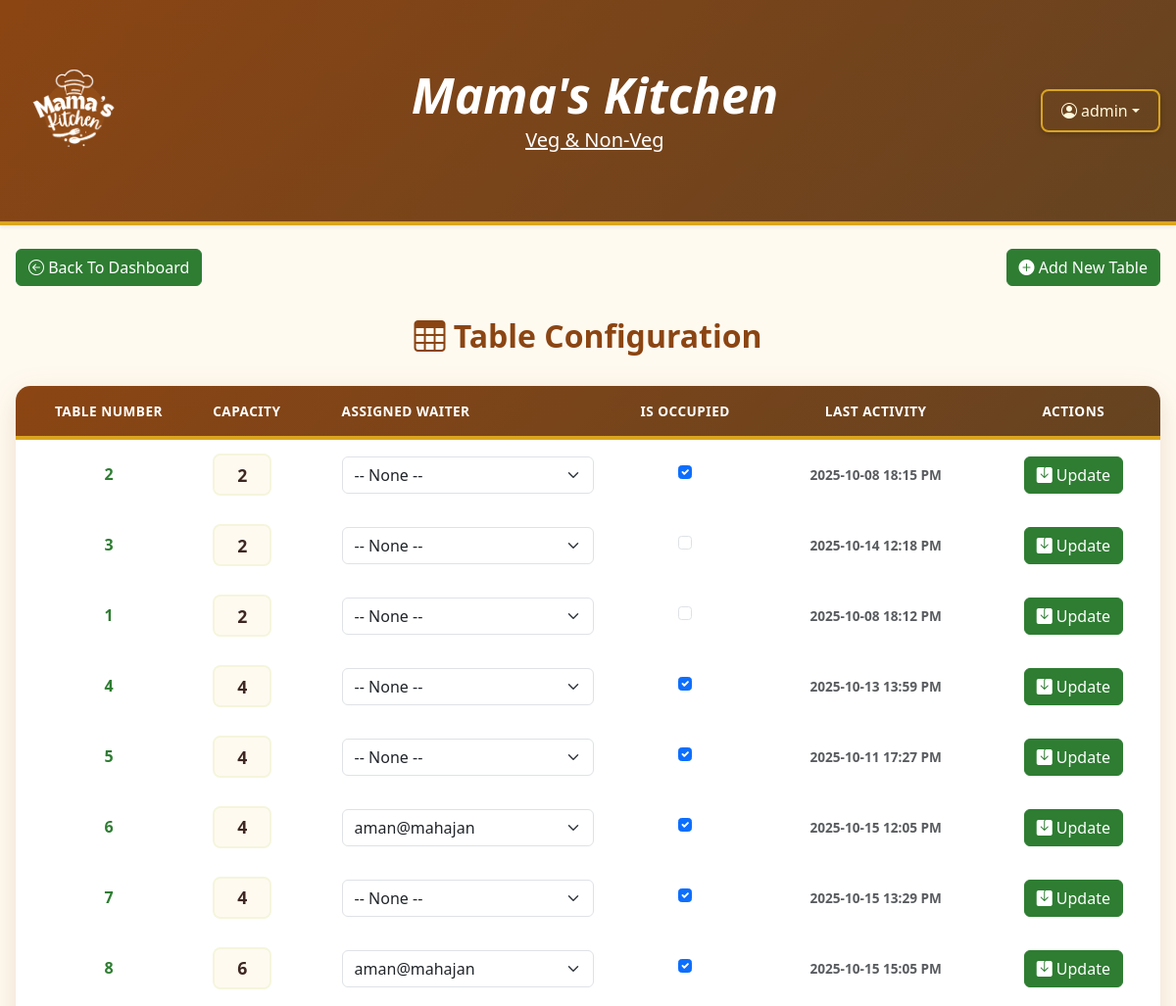
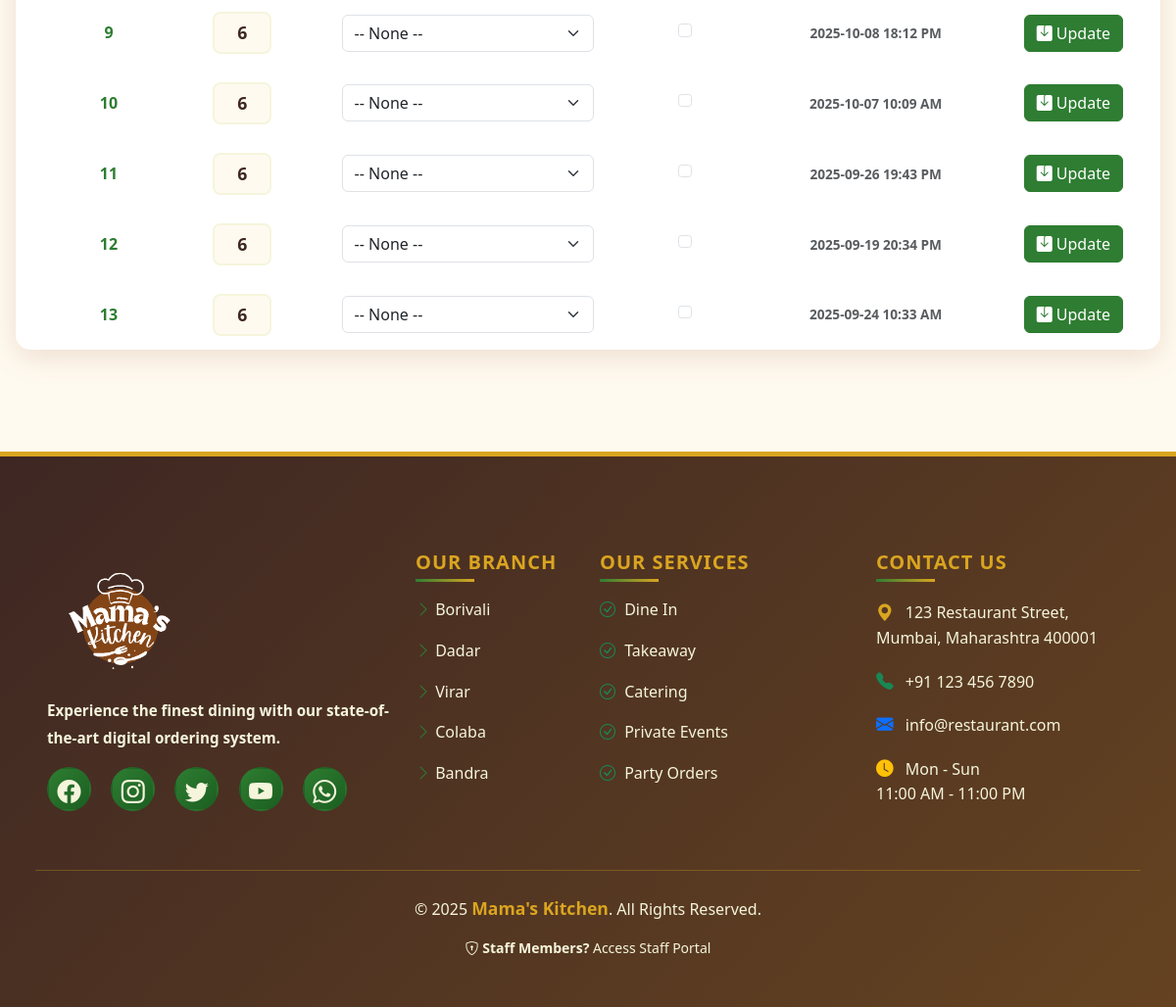
The page /adminpanel/tables/ (signed in) on the database its author committed (2 pictures, top to bottom).
### common/models.py (models this page shows, shortened)
class Table(models.Model):
    number = models.IntegerField(unique=True)
    capacity = models.IntegerField()
    is_occupied = models.BooleanField(default=False)
    assigned_waiter = models.ForeignKey('Staff', null=True, blank=True, on_delete=models.SET_NULL)
    last_activity = models.DateTimeField(auto_now=True)

class Staff(models.Model):
    ROLE_CHOICES = (
        ('waiter', 'Waiter'),
        ('cashier', 'Cashier'),
        ('manager', 'Manager'),
        ('admin', 'Admin'),
    )
    user = models.OneToOneField(User, on_delete=models.CASCADE, null=True, blank=True)
    role = models.CharField(max_length=10, choices=ROLE_CHOICES)

### adminpanel/views.py (the view, shortened to what this page needs)
# urls.py: path('tables/', views.table_config, name='table_config'),
@login_required
def table_config(request):
    tables = Table.objects.all()
    waiters = Staff.objects.filter(role='waiter')
    return render(request, 'adminpanel/table_config.html', {
        'tables': tables,
        'waiters': waiters,
    })

### templates/adminpanel/table_config.html (shortened to what this page needs)
{% extends "base.html" %}
{% load static %}
{% block content %}
<div class="container-fluid py-4">
  <div class="d-flex justify-content-between align-items-center mb-3">
    <a href="{% url 'admin_dashboard' %}" class="btn btn-success">
      <i class="bi bi-arrow-left-circle"></i> Back To Dashboard
    </a>
    <a href="{% url 'add_table' %}" class="btn btn-success">
      <i class="bi bi-plus-circle-fill"></i> Add New Table
    </a>
  </div>
  <div class="text-center">
    <h3 class="mb-4"><i class="bi bi-table"></i> Table Configuration</h3>
  </div>
    <table class="admin-table">
      <thead class="">
        <tr>
          <th>Table Number</th>
          <th>Capacity</th>
          <th>Assigned Waiter</th>
          <th>Is Occupied</th>
          <th>Last Activity</th>
          <th>Actions</th>
        </tr>
      </thead>
      <tbody>
        {% for table in tables %}
        <tr>
          <form method="post">
            <td class="text-center fw-bold">{{ table.number }}</td>
            <td>
              <input type="number" name="capacity" value="{{ table.capacity }}" class="form-control" min="1" required>
            </td>
            <td>
              <select name="waiter_id" class="form-select">
                <option value="">-- None --</option>
                {% for waiter in waiters %}
                <option value="{{ waiter.id }}" {% if table.assigned_waiter == waiter %}selected{% endif %}>
                  {{ waiter.user.get_full_name|default:waiter.user.username }}
                </option>
                {% endfor %}
              </select>
            </td>
            <td class="text-center">
              <div class="form-check d-flex justify-content-center">
                <input type="checkbox" class="form-check-input" name="is_occupied" {% if table.is_occupied %}checked{% endif %}>
              </div>
            </td>
            <td class="text-center text-muted small"><b>
                {{ table.last_activity|date:"Y-m-d H:i A" }}</b>
            </td>
            <td class="text-center">
              <button type="submit" class="btn btn-success">
                <i class="bi bi-save-fill"></i> Update
              </button>
            </td>
          </form>
        </tr>
        {% endfor %}
      </tbody>
    </table>
</div>
{% endblock %}

### templates/base.html (shortened to what this page needs)
{% load static %}
<!DOCTYPE html>
<html lang="en">
<head>
    <link href="https://cdn.jsdelivr.net/npm/bootstrap@5.3.8/dist/css/bootstrap.min.css" rel="stylesheet"
>
    <link rel="stylesheet" href="https://cdn.jsdelivr.net/npm/bootstrap-icons@1.13.1/font/bootstrap-icons.min.css">
    <link rel="stylesheet" href="{% static 'css/base.css' %}">
</head>
<body>
    <nav class="navbar navbar-expand-lg shadow-sm">
        <div class="container-fluid d-flex justify-content-between align-items-center">
            <div class="d-flex align-items-center">
                {% if user.is_authenticated %}
                <a class="navbar-brand" href="{% url 'login' %}">
                    <img src="{% static 'images/output-onlinepngtools.png' %}" alt="Logo" width="120">
                </a>
                {% else %}
                <img src="{% static 'images/output-onlinepngtools.png' %}" alt="Logo" width="120">
                <!-- <a class="navbar-brand" href="{% url 'customer_register' %}">
            </a> -->
                {% endif %}
            </div>
            <div class="text-center flex-grow-1">
                <h5 class="mb-0 fw-bold" style="color: white; font-size: 50px; font-style: italic;">Mama's Kitchen</h5>
                <small class="text-white" style="font-size: 20px;"><u>Veg & Non-Veg</u></small>
            </div>
            <div class="d-flex align-items-center">
                <div class="collapse navbar-collapse justify-content-end" id="mainNavbar">
                    {% if user.is_authenticated %}
                    <div class="dropdown">
                        <button class="btn dropdown-toggle d-flex align-items-center" type="button" id="userDropdown"
                            data-bs-toggle="dropdown" aria-expanded="false">
                            <i class="bi bi-person-circle me-1"></i> {{ user.username }}
                        </button>
                    </div>
                    {% else %}
                    <div class="register d-flex">
                        <a href="{% url 'login' %}" class="btn">
                            <i class="bi bi-box-arrow-in-right"></i> Staff Login
                        </a>
                    </div>
                    {% endif %}
                </div>
            </div>
        </div>
    </nav>
    {% block content %}
    {% endblock content %}
    <footer class="mt-5">
        <div class="p-5">
            <div class="row">
                <div class="footer-para col-lg-4 col-md-6 mb-4">
                    <div class="">
                        {% if user.is_authenticated %}
                        <a href="{% url 'login' %}"><img src="{% static 'images/output-onlinepngtools.png' %}"
                                alt="Logo" style="width: 150px; height: auto;"></a>
                        {% else %}
                        <img src="{% static 'images/output-onlinepngtools.png' %}" alt="Logo" width="120">
                        {% endif %}
                    </div>
                    <p class="text"><b>
                            Experience the finest dining with our state-of-the-art digital ordering system.</b>
                    </p>
                    <div class="social-links mt-3">
                        <a href="#" class="me-3" title="Facebook">
                            <i class="bi bi-facebook fs-4"></i>
                        </a>
                        <a href="#" class="me-3" title="Instagram">
                            <i class="bi bi-instagram fs-4"></i>
                        </a>
                        <a href="#" class="me-3" title="Twitter">
                            <i class="bi bi-twitter fs-4"></i>
                        </a>
                        <a href="#" class="me-3" title="YouTube">
                            <i class="bi bi-youtube fs-4"></i>
                        </a>
                        <a href="#" class="" title="Whatsapp">
                            <i class="bi bi-whatsapp fs-4"></i></i>
                        </a>
                    </div>
                </div>
                <div class="our-branch col-lg-2 col-md-6 mb-4">
                    <h5 class="text-uppercase mb-3">Our Branch</h5>
                    <ul class="list-unstyled">
                        <li class="mb-0">
                            <p>
                                <i class="bi bi-chevron-right"></i> Borivali
                            </p>
                        </li>
                        <li class="">
                            <p>
                                <i class="bi bi-chevron-right"></i> Dadar
                            </p>
                        </li>
                        <li class="">
                            <p>
                                <i class="bi bi-chevron-right"></i> Virar
                            </p>
                        </li>
                        <li class="">
                            <p>
                                <i class="bi bi-chevron-right"></i> Colaba
                            </p>
                        </li>
                        <li class="">
                            <p>
                                <i class="bi bi-chevron-right"></i> Bandra
                            </p>
                        </li>
                    </ul>
                </div>
                <div class="our-services col-lg-3 col-md-6 mb-4">
                    <h5 class="text-uppercase mb-3">Our Services</h5>
                    <ul class="list-unstyled">
                        <li class="mb-2">
                            <p>
                                <i class="bi bi-check-circle text-success"></i> Dine In
                            </p>
                        </li>
                        <li class="mb-2">
                            <p>
                                <i class="bi bi-check-circle text-success"></i> Takeaway
                            </p>
                        </li>
                        <li class="mb-2">
                            <p>
                                <i class="bi bi-check-circle text-success"></i> Catering
                            </p>
                        </li>
                        <li class="mb-2">
                            <p>
                                <i class="bi bi-check-circle text-success"></i> Private Events
                            </p>
                        </li>
                        <li class="mb-2">
                            <p>
                                <i class="bi bi-check-circle text-success"></i> Party Orders
                            </p>
                        </li>
                    </ul>
                </div>
                <div class="contact-us col-lg-3 col-md-6 mb-4">
                    <h5 class="text-uppercase mb-3">Contact Us</h5>
                    <ul class="list-unstyled">
                        <li class="mb-3">
                            <i class="bi bi-geo-alt-fill"></i>
                            <span class="ms-2">123 Restaurant Street,<br>Mumbai, Maharashtra 400001</span>
                        </li>
                        <li class="mb-3">
                            <i class="bi bi-telephone-fill text-success"></i>
                            <a href="tel:+911234567890" class="text-decoration-none ms-2">
                                +91 123 456 7890
                            </a>
                        </li>
                        <li class="mb-3">
                            <i class="bi bi-envelope-fill text-primary"></i>
                            <a href="mailto:info@restaurant.com" class="text-decoration-none ms-2">
                                info@restaurant.com
                            </a>
                        </li>
                        <li class="mb-3">
                            <i class="bi bi-clock-fill text-warning"></i>
                            <span class="ms-2">
                                Mon - Sun<br>
                                11:00 AM - 11:00 PM
                            </span>
                        </li>
                    </ul>
                </div>
            </div>
            <div class="row mt-4 pt-4 border-top border-secondary">
                <div class="footer-rights text-center text-md-start">
                    <p class="mb-0 text-center">
                        &copy; 2025 <strong class="text-danger">Mama's Kitchen</strong>. All Rights Reserved.
                    </p>
                </div>
            </div>
            <div class="row mt-3">
                <div class="col-12 text-center">
                    <p class="small mb-0">
                        <i class="bi bi-shield-lock"></i><b> Staff Members?</b>
                        <a href="" class="text-decoration-none">Access Staff Portal</a>
                    </p>
                </div>
            </div>
        </div>
    </footer>
</body>
</html>

### rows shown on the page
Table: number "2", capacity "2", is_occupied "☑", last_activity "2025-10-08 18:15 PM"
Table: number "3", capacity "2", last_activity "2025-10-14 12:18 PM"
Table: number "1", capacity "2", last_activity "2025-10-08 18:12 PM"
Table: number "4", capacity "4", is_occupied "☑", last_activity "2025-10-13 13:59 PM"
Table: number "5", capacity "4", is_occupied "☑", last_activity "2025-10-11 17:27 PM"
Table: number "6", capacity "4", waiter_id "aman@mahajan", is_occupied "☑", last_activity "2025-10-15 12:05 PM"
Table: number "7", capacity "4", is_occupied "☑", last_activity "2025-10-15 13:29 PM"
Table: number "8", capacity "6", waiter_id "aman@mahajan", is_occupied "☑", last_activity "2025-10-15 15:05 PM"
Table: number "9", capacity "6", last_activity "2025-10-08 18:12 PM"
Table: number "10", capacity "6", last_activity "2025-10-07 10:09 AM"
Table: number "11", capacity "6", last_activity "2025-09-26 19:43 PM"
Table: number "12", capacity "6", last_activity "2025-09-19 20:34 PM"
Table: number "13", capacity "6", last_activity "2025-09-24 10:33 AM"

### other values the page prints
{{ user.username }} "admin"
